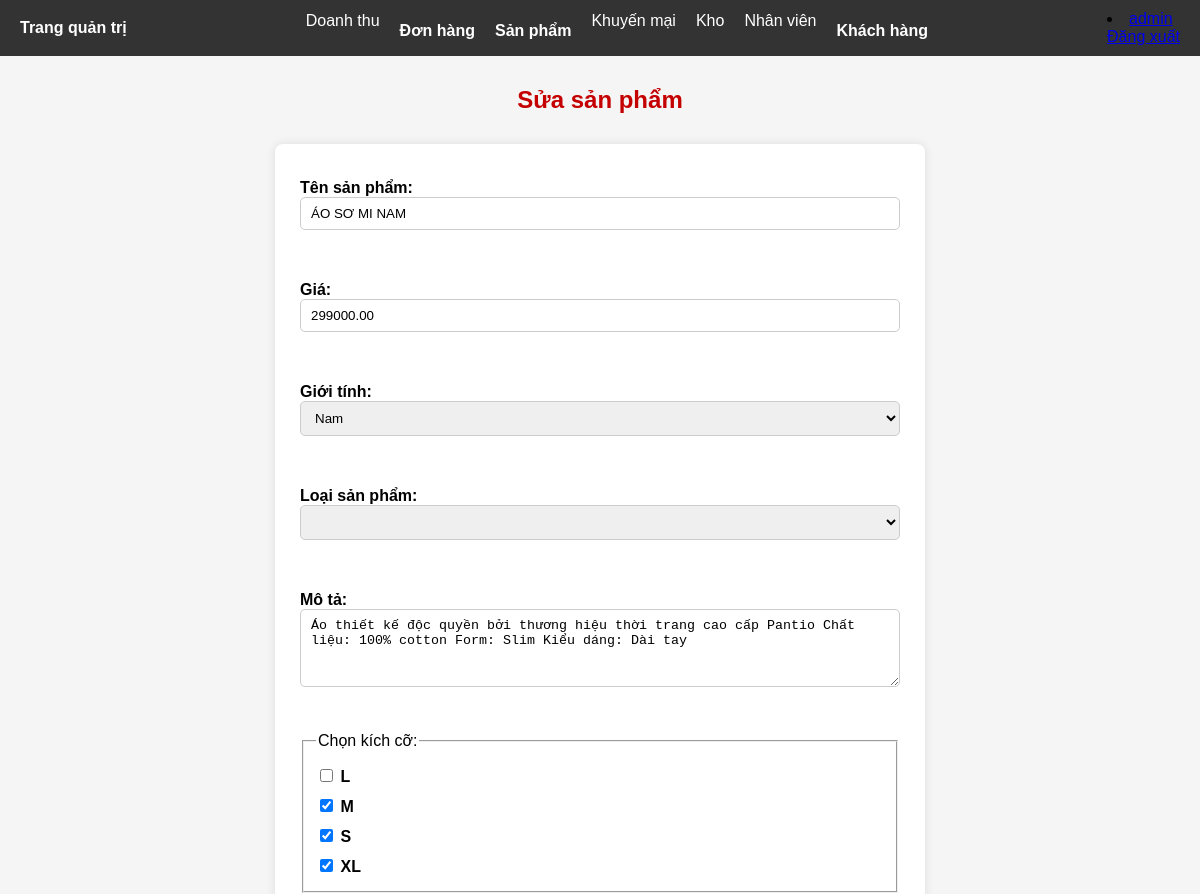
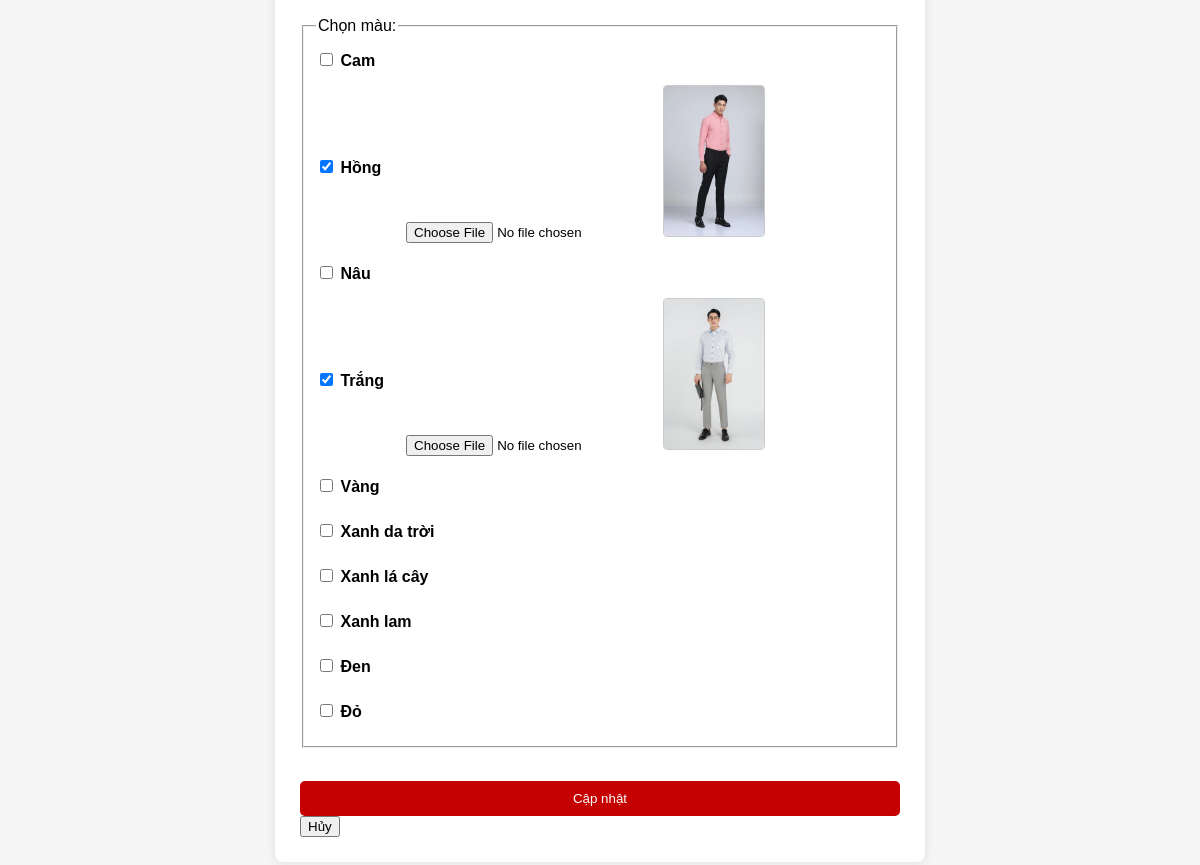
Screenshot of /admin/sanpham/suasanphamnam.php?id=20 (signed in) with the database file from the repository (2 pictures, top to bottom).
### tables this page shows
CREATE TABLE `sanphamnam` (
  `MaSP` int(11) NOT NULL,
  `TenSanPham` varchar(200) NOT NULL,
  `Gia` decimal(18,2) NOT NULL,
  `MaChiTiet` int(11) NOT NULL,
  `MoTa` text DEFAULT NULL,
  `GioiTinh` varchar(10) NOT NULL
);

CREATE TABLE `kichco` (
  `MaSize` varchar(10) NOT NULL
);

CREATE TABLE `mau` (
  `MaMau` varchar(50) NOT NULL
);

### admin/sanpham/suasanphamnam.php (the view, shortened to what this page needs)
<?php
include '../include/header.php';
$maSP = $_GET['id'] ?? null;
$sql = "SELECT * FROM sanphamnam WHERE MaSP = '$maSP'";
$result = mysqli_query($conn, $sql);
$sanpham = mysqli_fetch_assoc($result);
$mau_result = mysqli_query($conn, "SELECT MaMau FROM mau");
$kichco_result = mysqli_query($conn, "SELECT MaSize FROM kichco");
$chitiet_result = mysqli_query($conn, "SELECT * FROM chitietsanphamnam WHERE MaSP = '$maSP'");
$ds_chitiet = [];
while ($row = mysqli_fetch_assoc($chitiet_result)) {
    $ds_chitiet[] = $row;
}
$kichco_checked = [];
$mau_checked = [];
$mau_images = [];
foreach ($ds_chitiet as $ct) {
    if (!in_array($ct['MaSize'], $kichco_checked)) {
        $kichco_checked[] = $ct['MaSize'];
    }
    if (!in_array($ct['MaMau'], $mau_checked)) {
        $mau_checked[] = $ct['MaMau'];
        $mau_images[$ct['MaMau']] = $ct['HinhAnh'];
    }
}
?>
<!DOCTYPE html>
<html>
<head>
</head>
<body>
    <h2>Sửa sản phẩm</h2>
    <form method="POST" enctype="multipart/form-data">
        <label>Tên sản phẩm:
            <input type="text" name="TenSanPham" value="<?= htmlspecialchars($sanpham['TenSanPham']) ?>" required>
        </label><br><br>
        <label>Giá:
            <input type="number" name="Gia" value="<?= htmlspecialchars($sanpham['Gia']) ?>" required>
        </label><br><br>
        <label>Giới tính:
            <select name="GioiTinh" id="gioitinh" required>
                <option value="nam" <?= $sanpham['GioiTinh']=='nam' ? 'selected' : '' ?>>Nam</option>
            </select>
        </label><br><br>
        <label>Loại sản phẩm:
            <select name="LoaiSanPham" id="maloai" required>
            </select>
        </label><br><br>
        <label>Mô tả:<br>
            <textarea name="MoTa" rows="4" cols="50" required><?= htmlspecialchars($sanpham['MoTa']) ?></textarea>
        </label><br><br>
        <fieldset>
            <legend>Chọn kích cỡ:</legend>
            <?php
            mysqli_data_seek($kichco_result, 0);
            while ($row = mysqli_fetch_assoc($kichco_result)) {
                $size = $row['MaSize']; ?>
                <label>
                    <input type="checkbox" name="kichco[]" value="<?= $size ?>" <?= in_array($size, $kichco_checked) ? 'checked' : '' ?>>
                    <?= $size ?>
                </label>
            <?php } ?>
        </fieldset><br>
        <fieldset>
            <legend>Chọn màu:</legend>
            <?php
            mysqli_data_seek($mau_result, 0);
            while ($row = mysqli_fetch_assoc($mau_result)) {
                $mau = $row['MaMau'];
                $checked = in_array($mau, $mau_checked);
                $display = $checked ? '' : 'display:none;';
                $has_image = isset($mau_images[$mau]) && $mau_images[$mau] !== '';
                $image_src = $has_image ? "../../webroot/images/sanpham/" . $mau_images[$mau] : '';
            ?>
                <div class="color-box">
                    <label>
                        <input type="checkbox" id="mau_<?= $mau ?>" name="mau[]" value="<?= $mau ?>" onchange="toggleImageUpload('<?= $mau ?>')" <?= $checked ? 'checked' : '' ?>>
                        <?= $mau ?>
                    </label>
                    <div id="upload_<?= $mau ?>" style="<?= $display ?>">
                        <input type="file" name="hinhanh_<?= $mau ?>" accept="image/*">
                        <?php if ($has_image): ?>
                            <img src="<?= $image_src ?>" alt="Ảnh màu <?= $mau ?>">
                        <?php endif; ?>
                    </div>
                </div>
            <?php } ?>
        </fieldset><br>
        <button type="submit">Cập nhật</button>
        <a href="sanphamnam.php"><button type="button">Hủy</button></a>
    </form>
</body>
</html>

### admin/include/header.php (style rules this page uses)
body { margin: 0; font-family: Arial, sans-serif; }

### admin/sanpham/suasanphamnam.php (style rules this page uses)
body { font-family: Arial, sans-serif; background-color: #f5f5f5; }
h2 { text-align: center; margin-top: 30px; color: #c40000; }
form { max-width: 600px; margin: 30px auto; padding: 25px; background: #fff; border-radius: 8px; box-shadow: 0 0 10px rgba(0,0,0,0.1); }
label { font-weight: bold; display: block; margin-top: 10px; margin-bottom: 5px; }
input[type="text"], input[type="number"], select, textarea { width: 100%; padding: 8px 10px; border: 1px solid #ccc; border-radius: 5px; box-sizing: border-box; }
textarea { resize: vertical; }
button[type="submit"] { background-color: #c40000; color: white; padding: 10px 18px; border: none; border-radius: 5px; margin-top: 15px; cursor: pointer; width: 100%; }
.color-box { display: flex; align-items: center; margin-bottom: 10px; gap: 10px; }
.color-box label { min-width: 80px; }
.color-box img { width: 100px; height: auto; border: 1px solid #ccc; border-radius: 4px; }

### rows the page displays
sanphamnam: TenSanPham "ÁO SƠ MI NAM", Gia "299000.00", GioiTinh "Nam", MoTa "Áo thiết kế độc quyền bởi thương hiệu thời trang cao cấp Pantio Chất liệu: 100% cotton Form: Slim Kiểu dáng: Dài tay"
kichco: MaSize "L"
kichco: MaSize "☑", MaSize "M"
kichco: MaSize "☑", MaSize "S"
kichco: MaSize "☑", MaSize "XL"
mau: MaMau "Cam"
mau: MaMau "☑", MaMau "Hồng", shows a picture
mau: MaMau "Nâu"
mau: MaMau "☑", MaMau "Trắng", shows a picture
mau: MaMau "Vàng"
mau: MaMau "Xanh da trời"
mau: MaMau "Xanh lá cây"
mau: MaMau "Xanh lam"
mau: MaMau "Đen"
mau: MaMau "Đỏ"

### other values shown
$tennv "admin"
